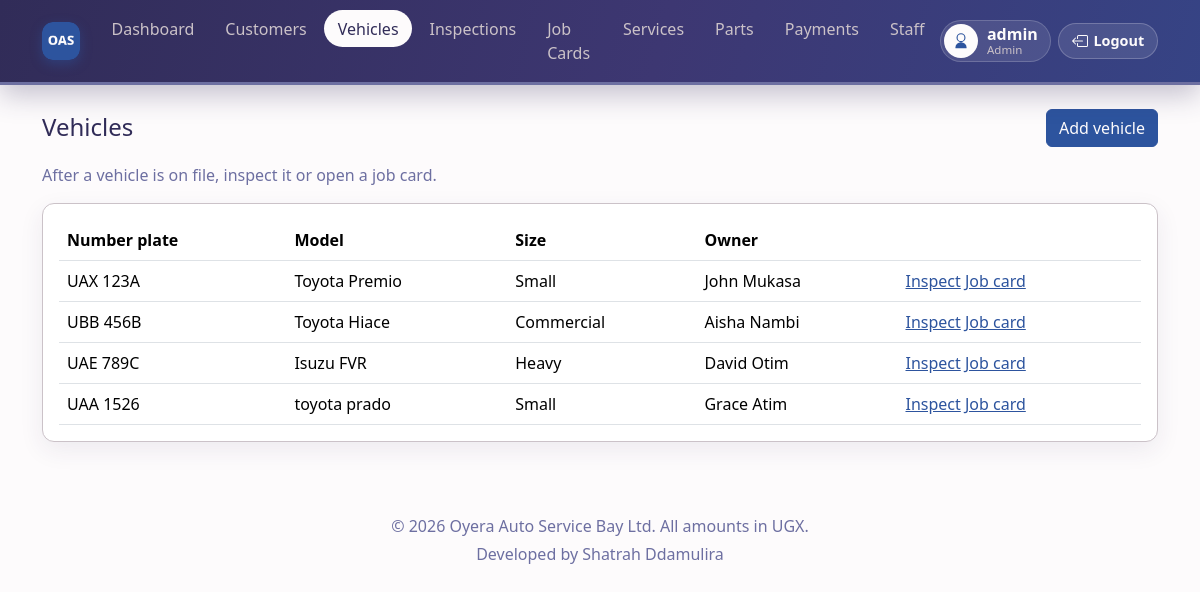
/orders/vehicles/ (signed in), run on the app's committed database.
### orders/models.py (models this page shows, shortened)
class Vehicle(models.Model):
    SIZE_CHOICES = [
        ('Heavy', 'Heavy'),
        ('Commercial', 'Commercial'),
        ('Small', 'Small'),
    ]
    vehicle_id = models.AutoField(primary_key=True)
    customer = models.ForeignKey(Customer, on_delete=models.CASCADE)
    size = models.CharField(max_length=20, choices=SIZE_CHOICES)
    car_model = models.CharField(max_length=50, blank=True)
    number_plate = models.CharField(max_length=20)

class Customer(models.Model):
    customer_id = models.AutoField(primary_key=True)
    customer_name = models.CharField(max_length=80)
    customer_email = models.EmailField(max_length=80, unique=True)
    phone_number = models.CharField(max_length=15)

### orders/views.py (the view)
# urls.py: path('vehicles/', views.vehicle_list, name='vehicle_list'),
@role_required(ADMIN, SENIOR)
def vehicle_list(request):
    vehicles = Vehicle.objects.select_related('customer').all()
    return render(request, 'orders/vehicle_list.html', {'vehicles': vehicles})

### employees/access.py (called while the page is built)
def user_role(user):
    if not user.is_authenticated:
        return None
    if user.is_superuser:
        return ADMIN
    employee = getattr(user, 'employee', None)
    if employee:
        return employee.job_role
    return None

def role_required(*roles):
    def decorator(view_func):
        @login_required
        @wraps(view_func)
        def wrapped(request, *args, **kwargs):
            if user_role(request.user) not in roles:
                messages.error(request, 'You are not allowed to open that page.')
                return redirect('home')
            return view_func(request, *args, **kwargs)
        return wrapped
    return decorator

### orders/templates/orders/vehicle_list.html (shortened to what this page needs)
{% extends "base.html" %}
{% block content %}
<div class="d-flex justify-content-between align-items-center mb-3">
    <h1 class="h4 mb-0">Vehicles</h1>
    <a href="{% url 'vehicle_add' %}" class="btn btn-bay">Add vehicle</a>
</div>
<p class="text-muted">After a vehicle is on file, inspect it or open a job card.</p>
<div class="page-card p-3">
    <table class="table mb-0">
        <thead>
            <tr>
                <th>Number plate</th>
                <th>Model</th>
                <th>Size</th>
                <th>Owner</th>
                <th></th>
            </tr>
        </thead>
        <tbody>
            {% for vehicle in vehicles %}
            <tr>
                <td>{{ vehicle.number_plate }}</td>
                <td>{{ vehicle.car_model }}</td>
                <td>{{ vehicle.size }}</td>
                <td>{{ vehicle.customer.customer_name }}</td>
                <td>
                    {% if can_inspect %}
                    <a href="{% url 'inspection_add' %}?vehicle={{ vehicle.vehicle_id }}">Inspect</a>
                    {% endif %}
                    {% if can_manage_jobs %}
                    <a href="{% url 'order_add' %}?vehicle={{ vehicle.vehicle_id }}">Job card</a>
                    {% endif %}
                </td>
            </tr>
            {% endfor %}
        </tbody>
    </table>
</div>
{% endblock %}

### oas/templates/base.html (shortened to what this page needs)
{% load static %}
<!DOCTYPE html>
<html lang="en">
<head>
    <link href="https://cdn.jsdelivr.net/npm/bootstrap@5.3.3/dist/css/bootstrap.min.css" rel="stylesheet">
</head>
<body class="{% block body_class %}{% endblock %}">
{% if user.is_authenticated %}
{% with url_name=request.resolver_match.url_name|default:'' %}
<nav class="navbar navbar-expand-lg navbar-dark sticky-top app-nav mb-4">
    <div class="container">
        <a class="navbar-brand d-flex align-items-center" href="{% url 'home' %}" title="OAS Bay">
            <img src="{% static 'employees/logo.png' %}" alt="OAS Bay" class="brand-mark" width="38" height="38">
        </a>
        <div class="d-flex align-items-center order-lg-3 ms-auto ms-lg-0">
            <div class="profile-chip" title="{{ profile_name }}">
                <span class="profile-icon" aria-hidden="true">
                    <svg xmlns="http://www.w3.org/2000/svg" width="18" height="18" fill="currentColor" viewBox="0 0 16 16">
                        <path d="M8 8a3 3 0 1 0 0-6 3 3 0 0 0 0 6m4-3a4 4 0 1 1-8 0 4 4 0 0 1 8 0M8 9a5 5 0 0 0-5 5 .5.5 0 0 0 .5.5h9a.5.5 0 0 0 .5-.5 5 5 0 0 0-5-5"/>
                    </svg>
                </span>
                <span class="d-none d-md-block">
                    <strong>{{ profile_name }}</strong>
                    <small>{{ role_label }}</small>
                </span>
            </div>
            <form method="post" action="{% url 'logout' %}" class="d-inline">
                <button type="submit" class="logout-btn" title="Logout">
                    <span class="d-none d-sm-inline">Logout</span>
                </button>
            </form>
        </div>
        <div class="collapse navbar-collapse order-lg-2" id="mainNav">
            <ul class="navbar-nav mx-lg-auto my-2 my-lg-0">
                <li class="nav-item"><a class="nav-link {% if url_name == 'home' %}active{% endif %}" href="{% url 'home' %}">Dashboard</a></li>
                {% if can_manage_customers %}
                <li class="nav-item"><a class="nav-link {% if url_name == 'customer_list' or url_name == 'customer_add' %}active{% endif %}" href="{% url 'customer_list' %}">Customers</a></li>
                <li class="nav-item"><a class="nav-link {% if url_name == 'vehicle_list' or url_name == 'vehicle_add' %}active{% endif %}" href="{% url 'vehicle_list' %}">Vehicles</a></li>
                {% endif %}
                {% if can_inspect %}
                <li class="nav-item"><a class="nav-link {% if url_name == 'inspection_list' or url_name == 'inspection_add' %}active{% endif %}" href="{% url 'inspection_list' %}">Inspections</a></li>
                {% endif %}
                {% if can_view_jobs %}
                <li class="nav-item"><a class="nav-link {% if url_name == 'order_list' or url_name == 'order_add' or url_name == 'order_detail' %}active{% endif %}" href="{% url 'order_list' %}">Job Cards</a></li>
                {% endif %}
                {% if can_view_services %}
                <li class="nav-item"><a class="nav-link {% if url_name == 'service_list' or url_name == 'service_add' or url_name == 'service_edit' %}active{% endif %}" href="{% url 'service_list' %}">Services</a></li>
                {% endif %}
                {% if can_view_parts %}
                <li class="nav-item"><a class="nav-link " href="{% url 'part_list' %}">{% if is_technician %}Issued parts{% else %}Parts{% endif %}</a></li>
                {% endif %}
                {% if can_manage_payments %}
                <li class="nav-item"><a class="nav-link {% if url_name == 'payment_list' or url_name == 'payment_add' or url_name == 'receipt_view' %}active{% endif %}" href="{% url 'payment_list' %}">Payments</a></li>
                {% elif can_view_receipts %}
                <li class="nav-item"><a class="nav-link {% if url_name == 'payment_list' or url_name == 'receipt_view' %}active{% endif %}" href="{% url 'payment_list' %}">Receipts</a></li>
                {% endif %}
                {% if can_manage_staff %}
                <li class="nav-item"><a class="nav-link " href="{% url 'employee_list' %}">Staff</a></li>
                {% endif %}
            </ul>
        </div>
    </div>
</nav>
{% endwith %}
{% else %}
<div class="py-4 auth-spacer"></div>
{% endif %}
<main class="container pb-5">
    {% block content %}{% endblock %}
</main>
<footer class="text-center py-4">
    <div>&copy; 2026 Oyera Auto Service Bay Ltd. All amounts in UGX.</div>
    <div class="mt-1">Developed by Shatrah Ddamulira</div>
</footer>
</body>
</html>

### oas/templates/base.html (style rules this page uses)
:root { --paper: #fdfbfc; --mist: #cbc2c8; --slate: #6d6fa1; --bay: #2d549e; --ink: #312c58; }
html { scroll-behavior: smooth; }
body { background: var(--paper); color: var(--ink); min-height: 100vh; }
a { color: var(--bay); }
.navbar.app-nav { background: linear-gradient(105deg, var(--ink) 0%, #3d3772 55%, var(--bay) 160%) !important; box-shadow: 0 10px 28px rgba(49,44,88,.28); padding-top: .65rem; padding-bottom: .65rem; border-bottom: 3px solid var(--slate); }
.navbar-brand { color: var(--paper) !important; font-weight: 700; letter-spacing: .02em; }
.brand-mark { width: 38px; height: 38px; border-radius: 11px; display: block; box-shadow: 0 4px 12px rgba(45,84,158,.45); }
.nav-link { color: var(--mist) !important; border-radius: 999px; padding: 0.4rem 0.85rem !important; margin: 0 0.12rem; font-weight: 500; transition: color .2s ease, background-color .2s ease; }
.nav-link.active { background: var(--paper); color: var(--ink) !important; }
.profile-chip { display: flex; align-items: center; gap: .55rem; background: rgba(253,251,252,.1); border: 1px solid rgba(253,251,252,.18); border-radius: 999px; padding: .2rem .75rem .2rem .2rem; color: var(--paper); max-width: 220px; }
.profile-chip strong, .profile-chip small { display: block; line-height: 1.15; }
.profile-chip strong { overflow: hidden; text-overflow: ellipsis; white-space: nowrap; }
.profile-chip small { color: var(--mist); font-size: .72rem; }
.profile-icon { width: 34px; height: 34px; border-radius: 50%; background: var(--paper); color: var(--bay); display: inline-flex; align-items: center; justify-content: center; font-weight: 700; flex-shrink: 0; }
.logout-btn { display: inline-flex; align-items: center; gap: .35rem; border: 1px solid rgba(253,251,252,.22); background: rgba(253,251,252,.1); color: var(--paper); border-radius: 999px; padding: .4rem .8rem; margin-left: .45rem; font-size: .9rem; font-weight: 600; cursor: pointer; }
.page-card { background: #fff; border: 1px solid var(--mist); border-radius: 12px; box-shadow: 0 8px 24px rgba(49,44,88,.08); transition: box-shadow .2s ease, transform .2s ease; }
.btn { transition: background-color .2s ease, color .2s ease, transform .15s ease, box-shadow .2s ease; }
.btn-bay { background: var(--bay); color: var(--paper); border-color: var(--bay); }
.text-muted { color: var(--slate) !important; }
footer { color: var(--slate); }
.table thead { background: var(--ink); color: var(--paper); }
main.container { animation: pageIn .22s ease; }

### data on the page
Vehicle: number_plate "UAX 123A", car_model "Toyota Premio", size "Small", customer.customer_name "John Mukasa"
Vehicle: number_plate "UBB 456B", car_model "Toyota Hiace", size "Commercial", customer.customer_name "Aisha Nambi"
Vehicle: number_plate "UAE 789C", car_model "Isuzu FVR", size "Heavy", customer.customer_name "David Otim"
Vehicle: number_plate "UAA 1526", car_model "toyota prado", size "Small", customer.customer_name "Grace Atim"

### other printed values
{{ profile_name }} "admin"
{{ role_label }} "Admin"
